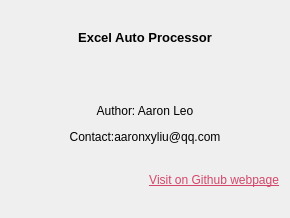
<?xml version="1.0" encoding="UTF-8"?>
<ui version="4.0">
 <class>Dialog</class>
 <widget class="QDialog" name="Dialog">
  <property name="geometry">
   <rect>
    <x>0</x>
    <y>0</y>
    <width>290</width>
    <height>218</height>
   </rect>
  </property>
  <property name="windowTitle">
   <string>About</string>
  </property>
  <property name="windowIcon">
   <iconset>
    <normaloff>../assets/icon.png</normaloff>../assets/icon.png</iconset>
  </property>
  <layout class="QVBoxLayout" name="verticalLayout">
   <item>
    <widget class="QLabel" name="label">
     <property name="font">
      <font>
       <pointsize>10</pointsize>
      </font>
     </property>
     <property name="text">
      <string>&lt;html&gt;&lt;head/&gt;&lt;body&gt;&lt;p&gt;&lt;span style=&quot; font-weight:600;&quot;&gt;Excel Auto Processor&lt;/span&gt;&lt;/p&gt;&lt;/body&gt;&lt;/html&gt;</string>
     </property>
     <property name="alignment">
      <set>Qt::AlignCenter</set>
     </property>
    </widget>
   </item>
   <item>
    <spacer name="verticalSpacer">
     <property name="orientation">
      <enum>Qt::Vertical</enum>
     </property>
     <property name="sizeType">
      <enum>QSizePolicy::Maximum</enum>
     </property>
     <property name="sizeHint" stdset="0">
      <size>
       <width>20</width>
       <height>30</height>
      </size>
     </property>
    </spacer>
   </item>
   <item>
    <widget class="QLabel" name="label_4">
     <property name="maximumSize">
      <size>
       <width>16777215</width>
       <height>20</height>
      </size>
     </property>
     <property name="text">
      <string>Author: Aaron Leo</string>
     </property>
     <property name="alignment">
      <set>Qt::AlignCenter</set>
     </property>
    </widget>
   </item>
   <item>
    <widget class="QLabel" name="label_3">
     <property name="maximumSize">
      <size>
       <width>16777215</width>
       <height>20</height>
      </size>
     </property>
     <property name="text">
      <string>Contact:aaronxyliu@qq.com</string>
     </property>
     <property name="alignment">
      <set>Qt::AlignCenter</set>
     </property>
    </widget>
   </item>
   <item>
    <widget class="QLabel" name="label_2">
     <property name="font">
      <font>
       <pointsize>9</pointsize>
      </font>
     </property>
     <property name="text">
      <string>&lt;html&gt;&lt;head/&gt;&lt;body&gt;&lt;p&gt;&lt;a href=&quot;https://github.com/NJUaaron/ExcelAutoProcess&quot;&gt;&lt;span style=&quot; color:#d4466a;&quot;&gt;Visit on Github webpage&lt;/span&gt;&lt;/a&gt;&lt;/p&gt;&lt;/body&gt;&lt;/html&gt;</string>
     </property>
     <property name="alignment">
      <set>Qt::AlignRight|Qt::AlignTrailing|Qt::AlignVCenter</set>
     </property>
    </widget>
   </item>
  </layout>
 </widget>
 <resources/>
 <connections/>
</ui>
